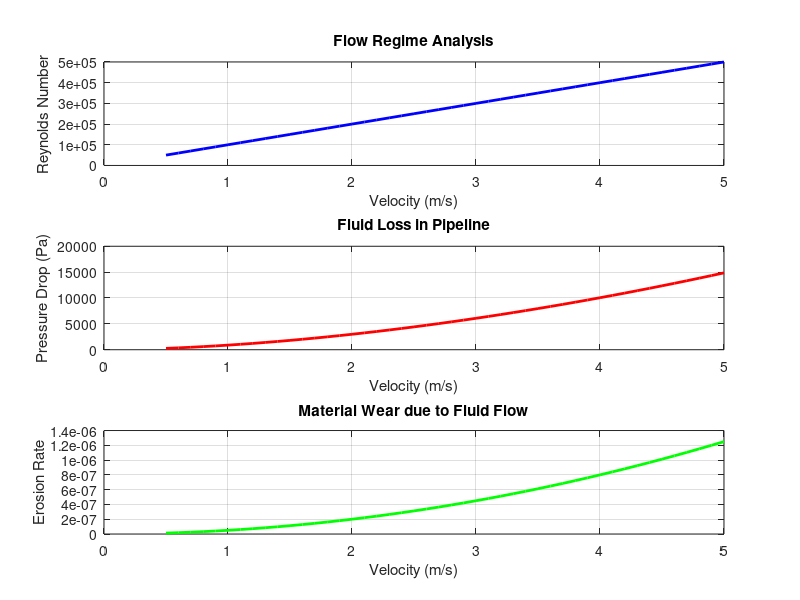

Source code (MATLAB):
clc;
clear;
close all;

%% INPUT PARAMETERS
rho = 1000;            % fluid density (kg/m^3)
mu = 0.001;            % viscosity (Pa.s)
D = 0.1;               % pipe diameter (m)
L = 10;                % pipe length (m)

velocity = 0.5:0.1:5;  % flow velocity range (m/s)

% material properties (steel example)
hardness = 200;        % HV (relative scale)
erosion_coeff = 1e-5;  % material erosion constant

%% CALCULATIONS

Re = (rho .* velocity .* D) ./ mu;

% friction factor (Blasius equation for turbulent flow approx)
f = 0.316 ./ (Re .^ 0.25);

% pressure drop (Darcy-Weisbach)
pressure_drop = f .* (L/D) .* (rho .* velocity.^2 / 2);

% erosion rate model (velocity-dependent wear)
erosion_rate = erosion_coeff .* (velocity.^2) ./ hardness;

%% PLOTS

figure;

subplot(3,1,1);
plot(velocity, Re, 'b', 'LineWidth', 2);
xlabel('Velocity (m/s)');
ylabel('Reynolds Number');
title('Flow Regime Analysis');
grid on;

subplot(3,1,2);
plot(velocity, pressure_drop, 'r', 'LineWidth', 2);
xlabel('Velocity (m/s)');
ylabel('Pressure Drop (Pa)');
title('Fluid Loss in Pipeline');
grid on;

subplot(3,1,3);
plot(velocity, erosion_rate, 'g', 'LineWidth', 2);
xlabel('Velocity (m/s)');
ylabel('Erosion Rate');
title('Material Wear due to Fluid Flow');
grid on;

%% OUTPUT
fprintf('Max Reynolds Number: %.2f\n', max(Re));
fprintf('Max Pressure Drop: %.2f Pa\n', max(pressure_drop));
